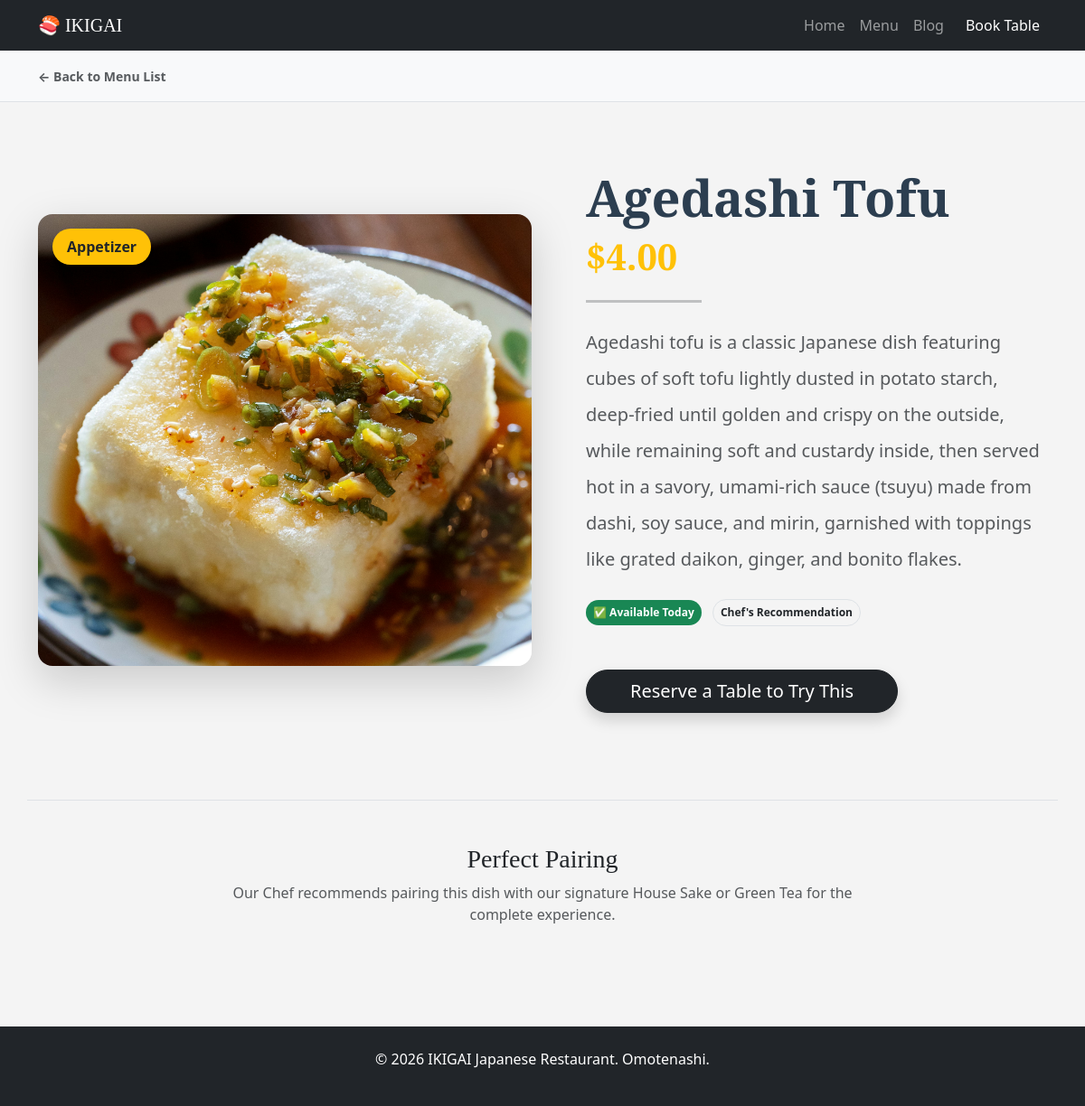
Screenshot of /menu/16/ with the database file from the repository.
### restaurant/models.py (models this page shows, shortened)
class Menu(models.Model):
   name = models.CharField(max_length=200)
   description = models.TextField(blank=True)
   price = models.DecimalField(max_digits=10, decimal_places=2) # Pakai Decimal utk uang
   image = models.ImageField(upload_to='menu_images/', blank=True, null=True)
   category = models.ForeignKey(Category, on_delete=models.PROTECT, related_name="menu_items", null=True)
   is_spicy = models.BooleanField(default=False)
   is_available = models.BooleanField(default=True) # Untuk hide menu kalau sold out

class Category(models.Model):
   name = models.CharField(max_length=100)
   class Meta:
      verbose_name_plural = "Categories" # Agar di Admin panel tulisannya benar

### restaurant/views.py (the view)
# urls.py: path('menu/<int:pk>/', views.menu_detail, name="menu_detail"),
def menu_detail(request, pk=None):
    if pk is None:
        return render(request, 'restaurant/menu_detail.html', {'menu': 'Sorry no menu item found!'})
    menu_item = get_object_or_404(Menu, pk=pk)
    return render(request, 'restaurant/menu_detail.html', {'menu': menu_item})

### restaurant/templates/restaurant/menu_detail.html (shortened to what this page needs)
{% extends 'restaurant/base.html' %}
{% load static %}
{% block content %}
<div class="bg-light py-3 border-bottom">
    <div class="container">
        <a href="{% url 'menu' %}" class="text-decoration-none text-muted fw-bold small">
            &larr; Back to Menu List
        </a>
    </div>
</div>
<div class="container py-5 my-4">
    <div class="row align-items-center">
        <div class="col-md-6 mb-4 mb-md-0" data-aos="fade-right">
            <div class="position-relative">
                {% if menu.image %}
                    <img src="{{ menu.image.url }}" class="img-fluid rounded-4 shadow-lg w-100"
                         style="object-fit: cover; max-height: 500px;"
                         alt="{{ menu.name }}">
                {% else %}
                    <div class="bg-secondary rounded-4 shadow-lg d-flex align-items-center justify-content-center text-white"
                         style="height: 400px;">
                        No Image Available
                    </div>
                {% endif %}
                <span class="position-absolute top-0 start-0 bg-warning text-dark fw-bold px-3 py-2 m-3 rounded-pill shadow-sm">
                    {{ menu.category.name }}
                </span>
            </div>
        </div>
        <div class="col-md-6 ps-md-5" data-aos="fade-left">
            <h1 class="display-4 fw-bold mb-2" style="font-family: 'Cinzel', serif; color: #2c3e50;">
                {{ menu.name }}
            </h1>
            <h2 class="h1 text-warning fw-bold mb-4" style="font-family: 'Cinzel', serif;">
                ${{ menu.price }}
            </h2>
            <hr class="w-25 border-top border-3 border-dark mb-4">
            <p class="lead text-muted lh-lg mb-4">
                {{ menu.description }}
            </p>
            <div class="mb-5">
                {% if not menu.is_available %}
                    <span class="badge bg-secondary p-2 me-2 rounded-pill">
                        🚫 Sold Out
                    </span>
                {% else %}
                    <span class="badge bg-success p-2 me-2 rounded-pill">
                        ✅ Available Today
                    </span>
                {% endif %}
                <span class="badge border text-dark p-2 rounded-pill">Chef's Recommendation</span>
            </div>
            <div class="d-grid gap-2 d-md-block">
                {% if menu.is_available %}
                    <a href="{% url 'book' %}" class="btn btn-dark btn-lg px-5 rounded-pill shadow hover-effect">
                        Reserve a Table to Try This
                    </a>
                {% else %}
                    <button class="btn btn-secondary btn-lg px-5 rounded-pill disabled">
                        Currently Unavailable
                    </button>
                {% endif %}
            </div>
        </div>
    </div>
</div>
<div class="container py-5 border-top mt-5">
    <div class="row text-center" data-aos="fade-up">
        <div class="col-lg-8 mx-auto">
            <h3 style="font-family: 'Cinzel', serif;">Perfect Pairing</h3>
            <p class="text-muted">Our Chef recommends pairing this dish with our signature House Sake or Green Tea for the complete experience.</p>
        </div>
    </div>
</div>
{% endblock %}

### restaurant/static/restaurant/css/style.css (style rules this page uses)
body { background-color: #f4f4f4; }

### rows the page displays
Menu: image (picture), category.name "Appetizer", name "Agedashi Tofu", price "4.00", description "Agedashi tofu is a classic Japanese dish featuring cubes of soft tofu lightly dusted in potato starch, deep-fried until golden and crispy on the outside, while remaining soft and custardy inside, then served hot in a savory, umami-rich sauce (tsuyu) made from dashi, soy sauce, and mirin, garnished with toppings like grated daikon, ginger, and bonito flakes."
